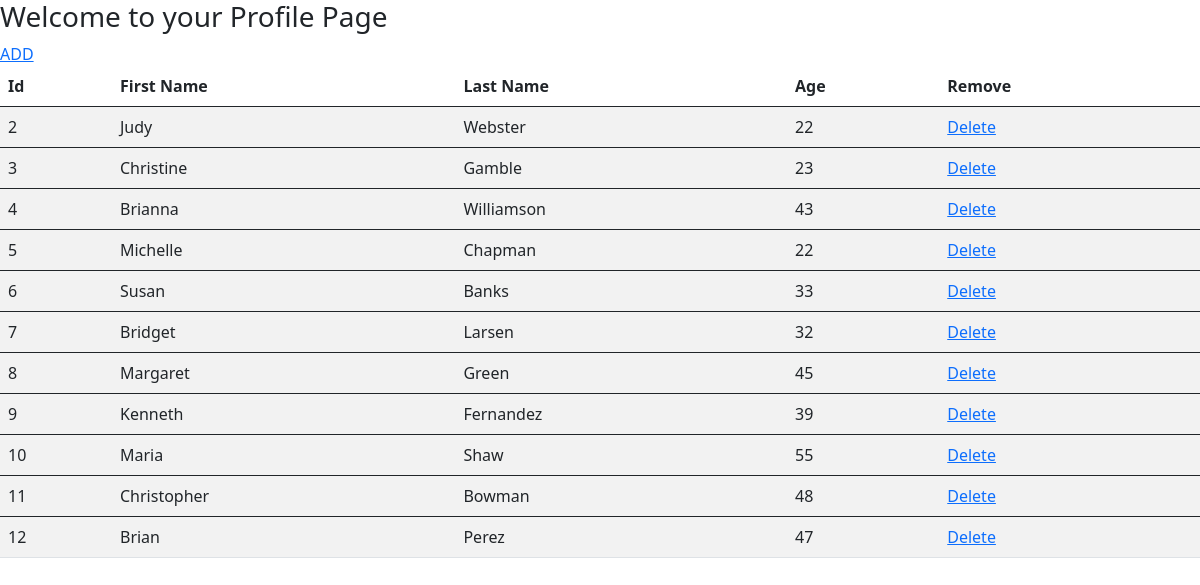
Before: / with the older database file.
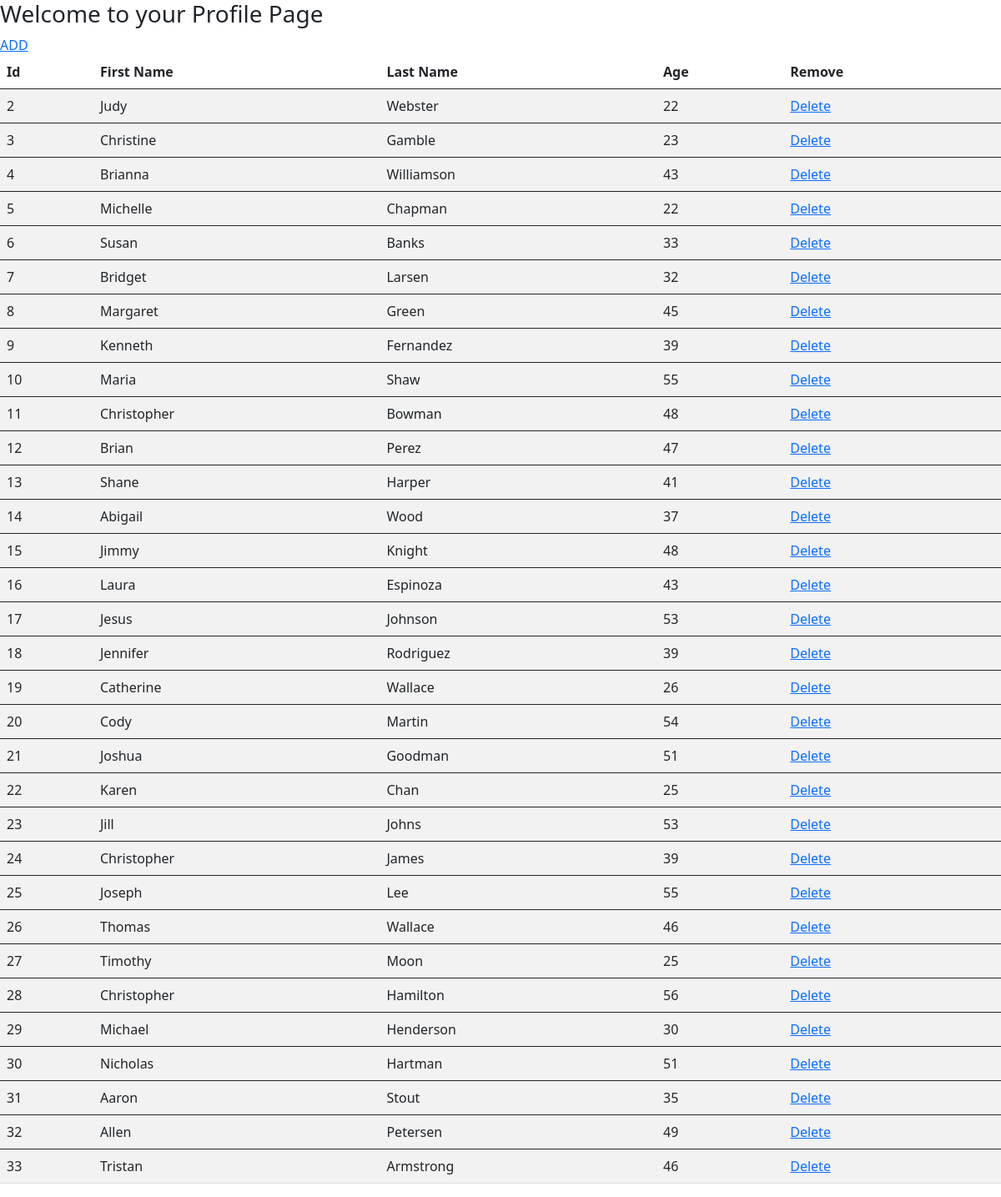
After: the same page with the newer database file.
### app.py (models this page shows, shortened)
class Profile(db.Model):
	id = db.Column(db.Integer, primary_key=True)
	first_name = db.Column(db.String(20), unique=False, nullable=False)
	last_name = db.Column(db.String(20), unique=False, nullable=False)
	age = db.Column(db.Integer, nullable=False)

### app.py (the view)
@app.route('/')
def index():
	profiles = Profile.query.all()
	return render_template('index.html', profiles=profiles)

### templates/index.html (shortened to what this page needs)
<!DOCTYPE html>
<html>
   <head>
      <link href="https://cdn.jsdelivr.net/npm/bootstrap@5.0.1/dist/css/bootstrap.min.css" rel="stylesheet">
      <link rel="stylesheet" type="text/css" href="https://cdn.datatables.net/1.10.25/css/dataTables.bootstrap5.css">
   </head>
   <body>
      <h3>Welcome to your Profile Page</h3>
      <a href="/add_data">ADD</a>
      <br>
      <table id="data" class="table table-striped">
         <thead>
            <th>Id</th>
            <th>First Name</th>
            <th>Last Name</th>
            <th>Age</th>
            <th>Remove</th>
         </thead>
         {% for data in profiles %}
         <tbody>
            <td>{{data.id}}</td>
            <td>{{data.first_name}}</td>
            <td>{{data.last_name}}</td>
            <td>{{data.age}}</td>
            <td><a href="/delete/{{data.id}}" type="button">Delete</a></td>
         </tbody>
         {% endfor%}
      </table>
   </body>
</html>

Changed rows visible on the page:
added Profile: id "13", first_name "Shane", last_name "Harper", age "41"
added Profile: id "14", first_name "Abigail", last_name "Wood", age "37"
added Profile: id "15", first_name "Jimmy", last_name "Knight", age "48"
added Profile: id "16", first_name "Laura", last_name "Espinoza", age "43"
added Profile: id "17", first_name "Jesus", last_name "Johnson", age "53"
added Profile: id "18", first_name "Jennifer", last_name "Rodriguez", age "39"
added Profile: id "19", first_name "Catherine", last_name "Wallace", age "26"
added Profile: id "20", first_name "Cody", last_name "Martin", age "54"
added Profile: id "21", first_name "Joshua", last_name "Goodman", age "51"
added Profile: id "22", first_name "Karen", last_name "Chan", age "25"
added Profile: id "23", first_name "Jill", last_name "Johns", age "53"
added Profile: id "24", first_name "Christopher", last_name "James", age "39"
added Profile: id "25", first_name "Joseph", last_name "Lee", age "55"
added Profile: id "26", first_name "Thomas", last_name "Wallace", age "46"
added Profile: id "27", first_name "Timothy", last_name "Moon", age "25"
added Profile: id "28", first_name "Christopher", last_name "Hamilton", age "56"
added Profile: id "29", first_name "Michael", last_name "Henderson", age "30"
added Profile: id "30", first_name "Nicholas", last_name "Hartman", age "51"
added Profile: id "31", first_name "Aaron", last_name "Stout", age "35"
added Profile: id "32", first_name "Allen", last_name "Petersen", age "49"
added Profile: id "33", first_name "Tristan", last_name "Armstrong", age "46"
